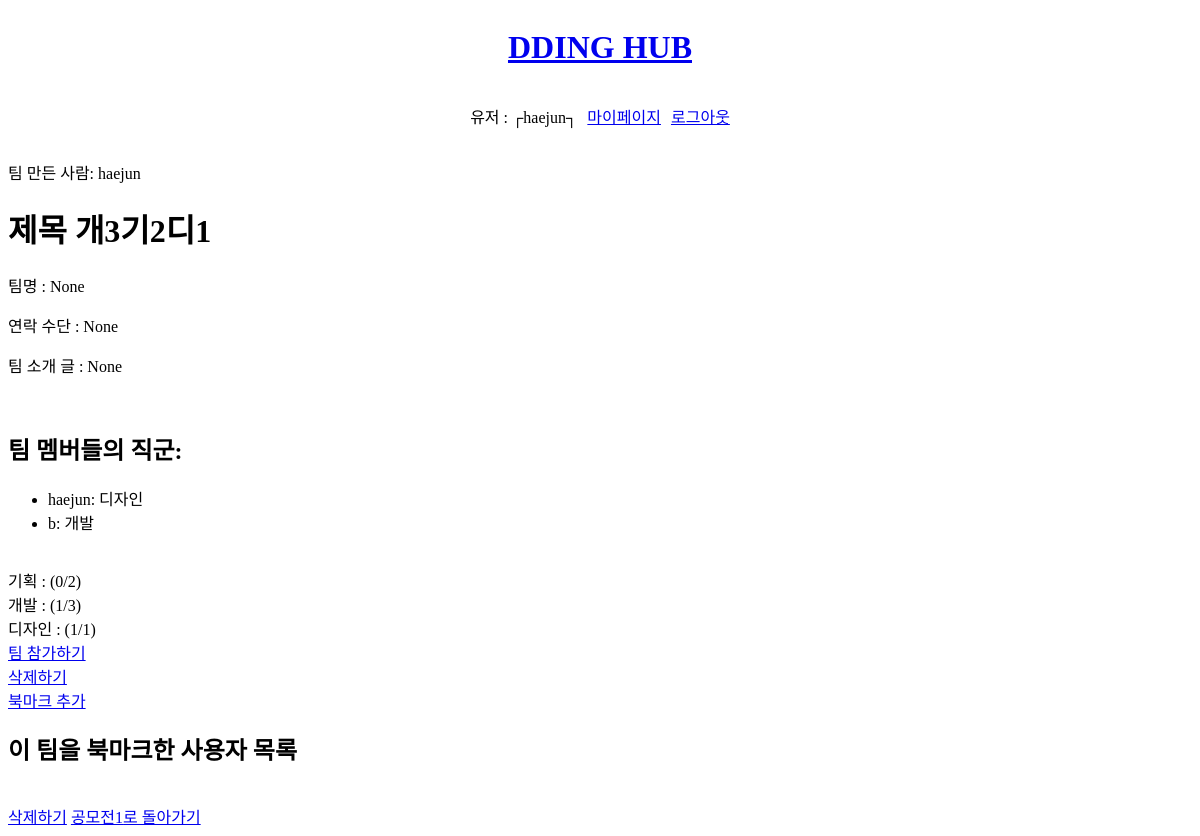
Page /26/26/ (signed in) on the earlier database version.
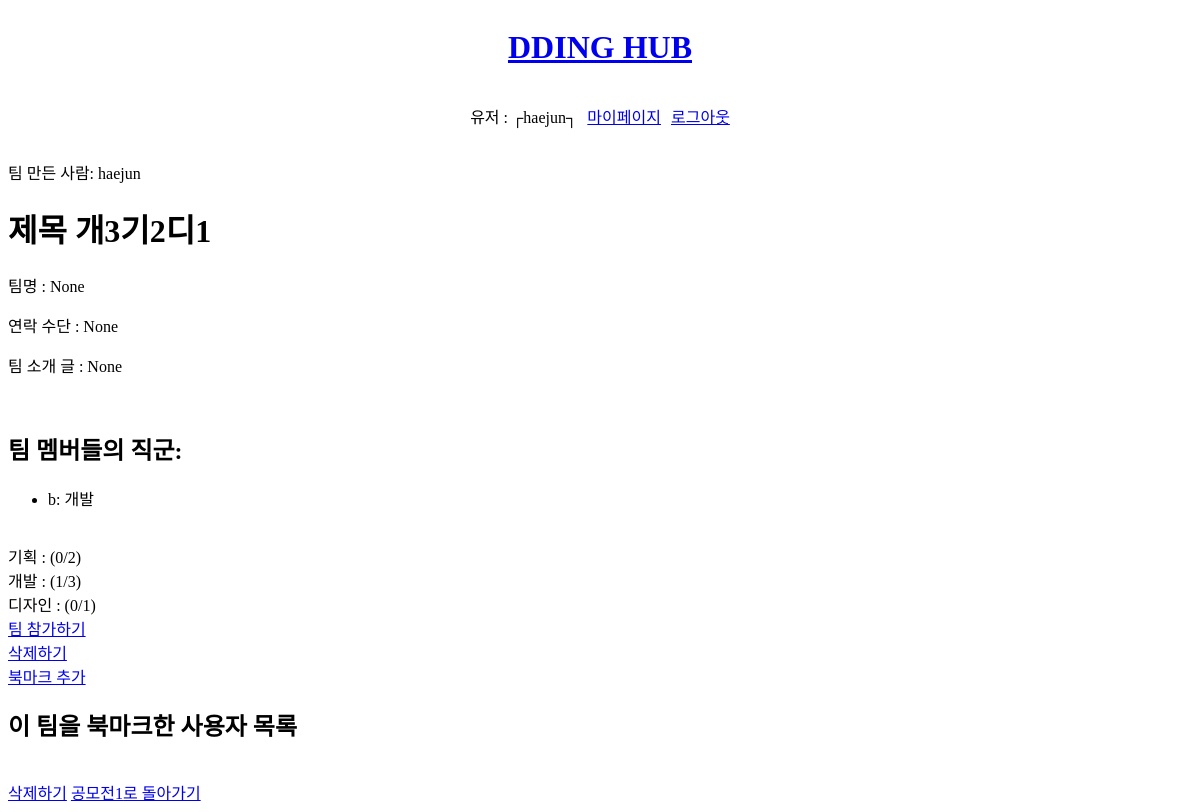
Same page on the later database version.
### ddingapp/models.py (models this page shows)
class Member(models.Model):
    user = models.ForeignKey(User, on_delete=models.CASCADE)
    team = models.ForeignKey(Team, on_delete=models.CASCADE)
    jickgoon = models.ForeignKey(Jickgoon, on_delete=models.CASCADE)

class Jickgoon(models.Model):
    name = models.CharField(max_length=50)

### ddingapp/views.py (the view)
# urls.py: path("<int:gongmoPk>/<int:teamPk>/", views.teamDetail, name="teamDetail"),
@login_required
def teamDetail(request, gongmoPk, teamPk):
    team = get_object_or_404(Team, pk=teamPk)
    jickgoons = team.jickgoons.all()
    bookmarks = team.bookmark_set.all()
    member = team.member_set.filter(user=request.user).first()
    if member:
        member_jickgoon = member.jickgoon.name
    else:
        member_jickgoon = None
    context = {
        'team': team,
        'jickgoons': jickgoons,
        'member_jickgoon': member_jickgoon,
        'bookmarks' : bookmarks,
        'dev_capacity': team.get_dev_capacity(),
        'plan_capacity': team.get_plan_capacity(),
        'design_capacity': team.get_design_capacity(),
    }
    return render(request, 'ddingapp/teamDetail.html', context)

### ddingapp/models.py (called while the page is built)
    def get_dev_capacity(self):
        return self.member_set.filter(jickgoon__name='개발').count()

    def get_plan_capacity(self):
        return self.member_set.filter(jickgoon__name='기획').count()

    def get_design_capacity(self):
        return self.member_set.filter(jickgoon__name='디자인').count()

### ddingapp/templates/ddingapp/teamDetail.html (shortened to what this page needs)
{% extends 'base.html' %}
{% block body %}
<p>팀 만든 사람: {{ team.created_by.username }}</p>
<h1>제목 {{ team.name }}</h1>
<p>팀명 : {{ team.teamname }}</p>
<p>연락 수단 : {{ team.call }}</p>
<p>팀 소개 글 : {{ team.detail }}</p>
<br>
{% if team.member_set.all %}
<h2>팀 멤버들의 직군:</h2>
<ul>
  {% for member in team.member_set.all %}
  <li>{{ member.user.username }}: {{ member.jickgoon.name }}</li>
  {% endfor %}
</ul>
{% endif %}
<br>
<label>기획 : ({{ plan_capacity }}/{{ team.plan_capacity }})</label>
<br>
<label>개발 : ({{ dev_capacity }}/{{ team.dev_capacity }})</label>
<br>
<label>디자인 : ({{ design_capacity }}/{{ team.design_capacity }})</label>
<br>
<a href="/{{ team.gongmo.pk }}/{{ team.pk }}/teamJoin">팀 참가하기</a>
<br>
{% if user.is_authenticated %}
{% if user == team.created_by %}
<a href="/{{ team.gongmo.pk }}/{{ team.pk }}/teamDelete" onclick="return confirm('정말 팀을 삭제하시겠습니까?')">삭제하기</a>
<br>
{% endif %}
{% if user in team.bookmark_set.all %}
<a href="/{{ team.pk }}/bookmark/">북마크 해제</a>
{% else %}
<a href="/{{ team.pk }}/bookmark/">북마크 추가</a>
{% endif %}
{% endif %}
<br>
<h2>이 팀을 북마크한 사용자 목록</h2>
<br>
{% if user.is_authenticated and user == team.created_by %}
<a href="/{{ team.gongmo.pk }}/{{ team.pk }}/teamDelete" onclick="return confirm('정말 팀을 삭제하시겠습니까?')">삭제하기</a>
{% endif %}
<a href="/{{ team.gongmo.pk }}">{{ team.gongmo.title }}로 돌아가기</a>
{% endblock %}

Differences in the rows shown:
removed Member: user.username "haejun", jickgoon.name "디자인"
Other differences:
{{ design_capacity }}: "1" → "0"
